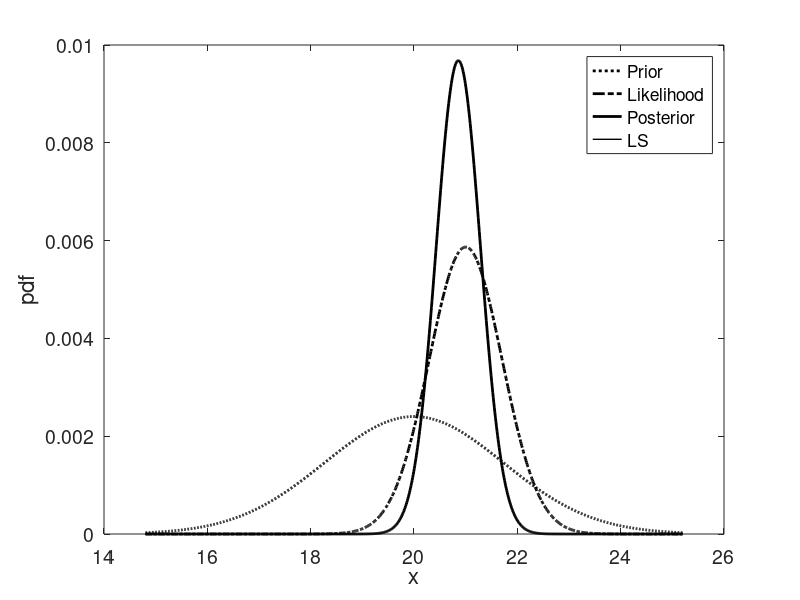
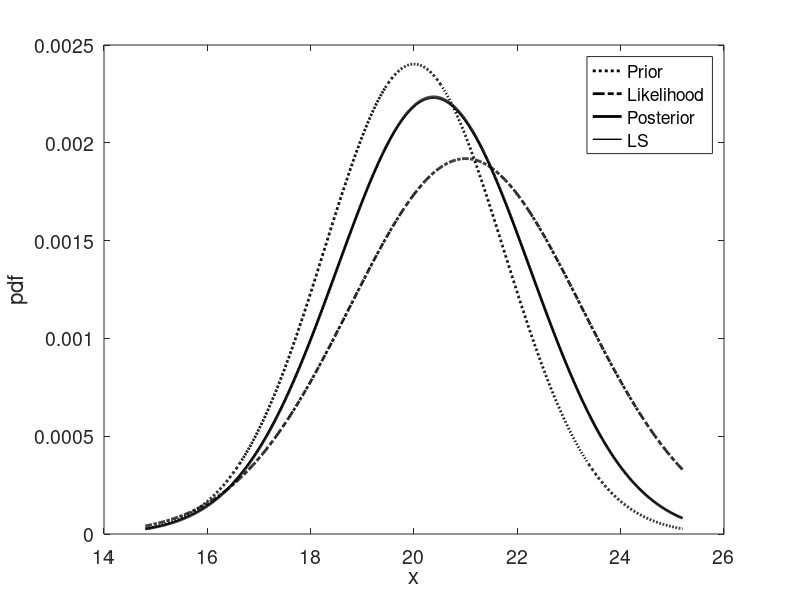

These figures' MATLAB source, in order:
clear all;

% Class Exercise 5 (Lect 009/010)
% Numerical Example 02/7/2024 

% Section 2.1.1 of Wikle & Berliner, 2007
% Problem 1A: 
%  Try to calculate the posterior mean and variance using two
%  approaches (1):  least-squares (2): Bayessian formulation
% Problem 1B:
%  Try to reproduce Figure 1 & 2

% case 1
x_mean = 20;
x_var  = 3;
x_err  = sqrt(x_var);

yobs   = [19, 23]';
n      =length(yobs);

y_var  = 1;
y_err  = sqrt(y_var);

y_mean = mean(yobs);

% from least squares
wy = x_var / ( n*x_var + y_var );
wx = y_var/ (n*x_var + y_var);
x_est_mean_ls   = wy*yobs(1) + wy*yobs(2) + wx*x_mean;
x_est_var_ls    = 1 / (n/y_var + 1/x_var); 

% same as taking the mean of y
%w1=(1/y_var)/( (1/y_var)+(1/y_var) );
%w2=1-w1;
%y_est_mean_ls=w1*yobs(1)+w2*yobs(2); (average)
%y_var_mean = ( (1/y_var)+(1/y_var) )^-1;
%w=(1/y_var_mean)/( (1/x_var)+(1/y_var_mean) );
%x_est_mean_ls   = x_mean + w*(y_mean-x_mean);
%x_est_var_ls = ((1/x_var)+(1/y_var_mean))^-1;

% same as
%
% K_1=n*x_var/(y_var+n*x_var);
% x_est_mean_ls=x_mean + K_1*(y_est_mean_ls-x_mean);
% x_est_var_ls    = (1-K_1)*x_var;

% from bayesian formulation
nsamples=1e3;
x_x=linspace(x_mean-3*x_err, x_mean+3*x_err,nsamples);
p_x=normpdf(x_x,x_mean,x_err);
p_y_x_1=normpdf(x_x,yobs(1),y_err);
p_y_x_2=normpdf(x_x,yobs(2),y_err);
p_y_x = p_y_x_1.*p_y_x_2;
p_x_y_bayes = p_x.*p_y_x;
p_x_y_ls = normpdf(x_x,x_est_mean_ls,(x_est_var_ls));
x_est_mean_bayes = x_x(p_x_y_bayes==max(p_x_y_bayes));

disp('x_est_mean_ls, x_est_mean_bayes');
disp([x_est_mean_ls, x_est_mean_bayes]);

sigma_est_bayes = sqrt( sum( ( (x_x-x_est_mean_bayes).^2).*  (p_x_y_bayes/sum(p_x_y_bayes)) ) );
p_x_y_bayes1=normpdf(x_x, x_est_mean_bayes, sigma_est_bayes^2);

figure(1)
clf(1)
nx=length(x_x);
plot(x_x,p_x./sum(p_x),'k:','LineWidth',2);
hold on;
plot(x_x,p_y_x./sum(p_y_x),'k-.','LineWidth',2);
hold on;
plot(x_x,p_x_y_bayes1./sum(p_x_y_bayes1),'k-','LineWidth',2);
hold on;
plot(x_x,p_x_y_ls./sum(p_x_y_ls),'k-','LineWidth',1);
xlim([14 26]);
ylim([0 0.01]);
set(gca,'Fontsize',14);
xlabel('x','Fontsize',16);
ylabel('pdf','Fontsize',16);
legend('Prior','Likelihood','Posterior','LS');
set(gca,'Fontsize',14);


%--------------------------------------------------------------------------
% case 2
x_mean = 20;
x_var  = 3;
x_err  = sqrt(x_var);

yobs   = [19, 23]';
n      =length(yobs);

y_var  = 10;
y_err  = sqrt(y_var);

y_mean = mean(yobs);

% from least squares
wy = x_var / ( n*x_var + y_var );
wx = y_var/ (n*x_var + y_var);
x_est_mean_ls   = wy*yobs(1) + wy*yobs(2) + wx*x_mean;
x_est_var_ls    = 1 / (n/y_var + 1/x_var); 

% same as taking the mean of y
%w1=(1/y_var)/( (1/y_var)+(1/y_var) );
%w2=1-w1;
%y_est_mean_ls=w1*yobs(1)+w2*yobs(2); (average)
%y_var_mean = ( (1/y_var)+(1/y_var) )^-1;
%w=(1/y_var_mean)/( (1/x_var)+(1/y_var_mean) );
%x_est_mean_ls   = x_mean + w*(y_mean-x_mean);
%x_est_var_ls = ((1/x_var)+(1/y_var_mean))^-1;

% same as
%
% K_2=n*x_var/(y_var+n*x_var);
% x_est_mean_ls=x_mean + K_2*(y_est_mean_ls-x_mean);
% x_est_var_ls    = (1-K_2)*x_var;

% from bayesian formulation
nsamples=1e3;
x_x=linspace(x_mean-3*x_err, x_mean+3*x_err,nsamples);
p_x=normpdf(x_x,x_mean,x_err);
p_y_x_1=normpdf(x_x,yobs(1),y_err);
p_y_x_2=normpdf(x_x,yobs(2),y_err);
p_y_x = p_y_x_1.*p_y_x_2;
p_x_y_bayes = p_x.*p_y_x;
p_x_y_ls = normpdf(x_x,x_est_mean_ls,(x_est_var_ls));
x_est_mean_bayes = x_x(p_x_y_bayes==max(p_x_y_bayes));
sigma_est_bayes = sqrt( sum( ( (x_x-x_est_mean_bayes).^2).*  (p_x_y_bayes/sum(p_x_y_bayes)) ) );
p_x_y_bayes1=normpdf(x_x, x_est_mean_bayes, sigma_est_bayes^2);


disp('x_est_mean_ls, x_est_mean_bayes');
disp([x_est_mean_ls, x_est_mean_bayes]);


figure(2)
clf(2)
nx=length(x_x);
plot(x_x,p_x./sum(p_x),'k:','LineWidth',2);
hold on;
plot(x_x,p_y_x./sum(p_y_x),'k-.','LineWidth',2);
hold on;
plot(x_x,p_x_y_bayes1./sum(p_x_y_bayes1),'k-','LineWidth',2);
hold on;
plot(x_x,p_x_y_ls./sum(p_x_y_ls),'k-','LineWidth',1);
xlim([14 26]);
ylim([0 2.5e-3]);
set(gca,'Fontsize',14);
xlabel('x','Fontsize',16);
ylabel('pdf','Fontsize',16);
legend('Prior','Likelihood','Posterior','LS');
set(gca,'Fontsize',14);